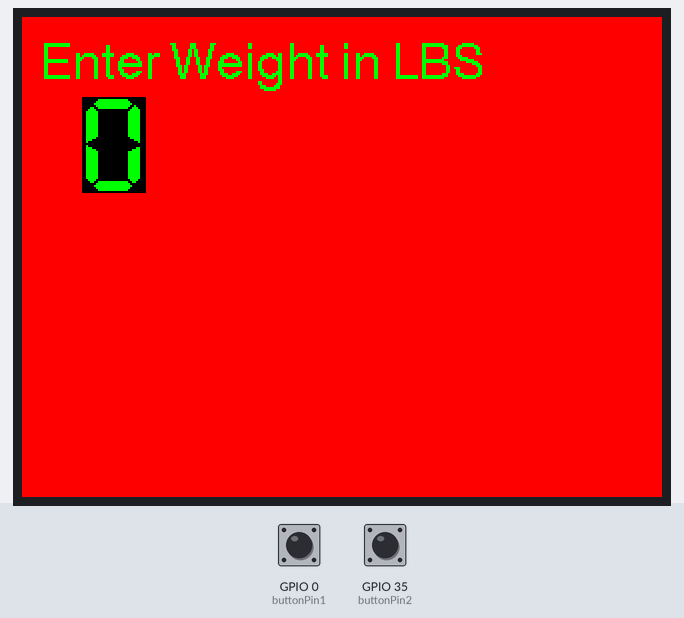
Recording of a sketch running on a simulated ESP32. Parts: 320×240 colour display. Inputs (shaded band) come from the test bench; at power-on: GPIO 0 (buttonPin1) HIGH, GPIO 35 (buttonPin2) HIGH. What the sketch prints to the serial monitor is not drawn.

Above: at 1.4 s.
1.5 s: GPIO 0 (buttonPin1) pulled LOW for 0.15 s
At 2.7 s:
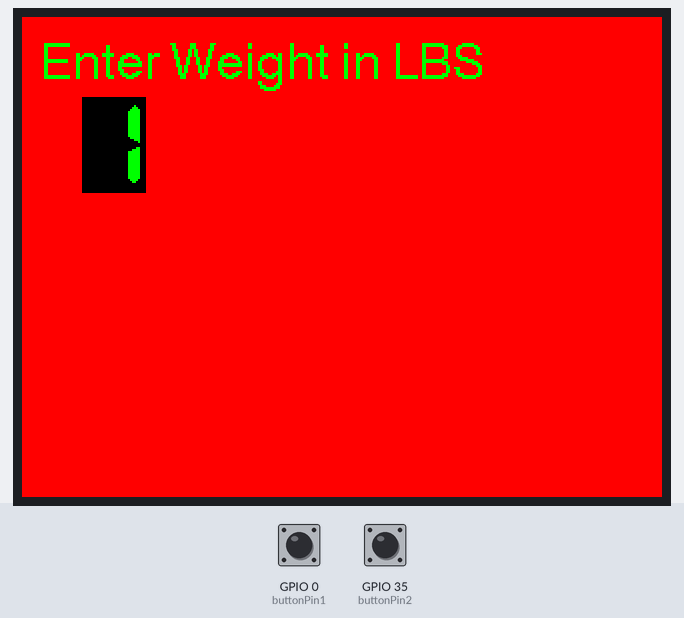
3.1 s: GPIO 35 (buttonPin2) pulled LOW for 0.15 s
At 4.1 s:
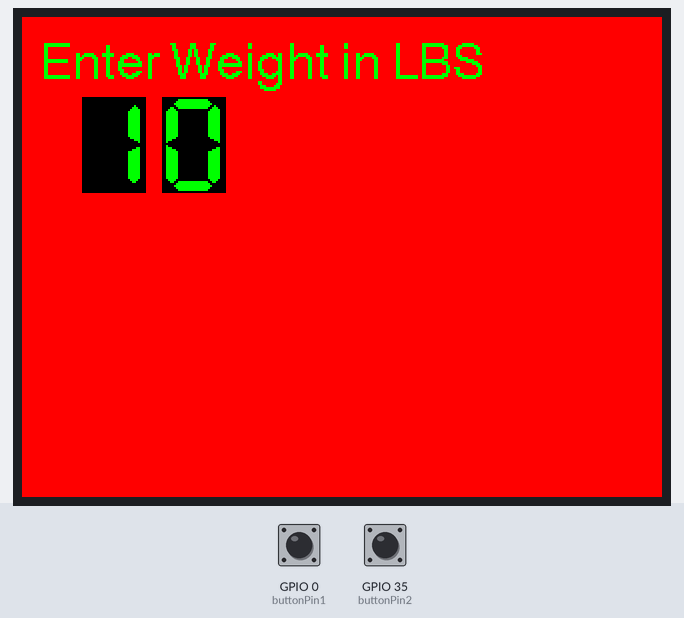
4.7 s: GPIO 35 (buttonPin2) pulled LOW for 1 s
At 5.4 s:
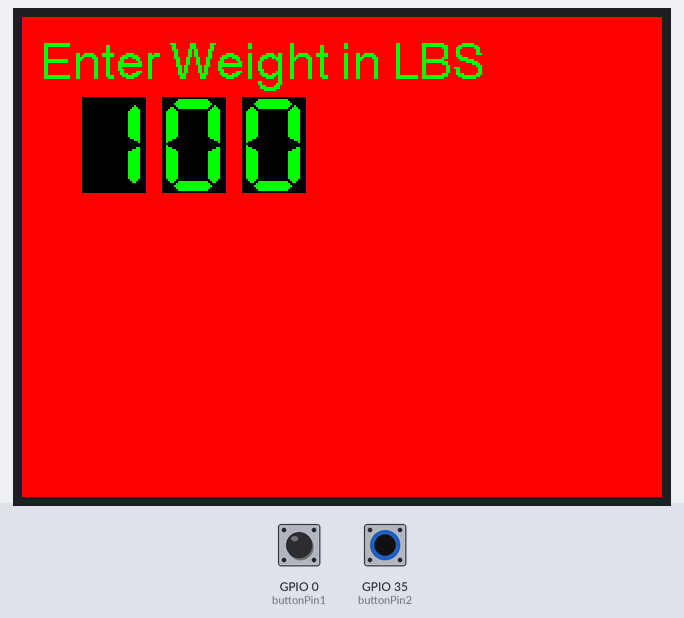
7.2 s: GPIO 0 (buttonPin1) pulled LOW for 1 s
At 8.5 s:
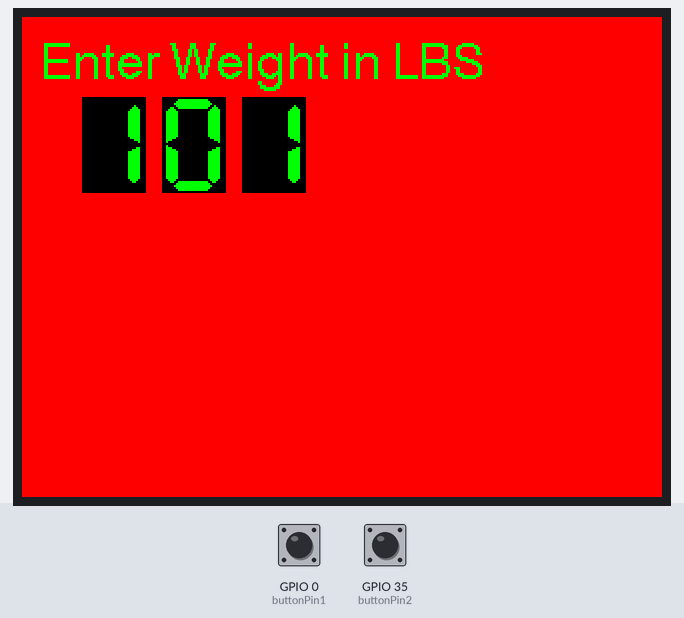
Timing chart, 0 to 10.2 s (numbered marks = the images above; inputs shaded):
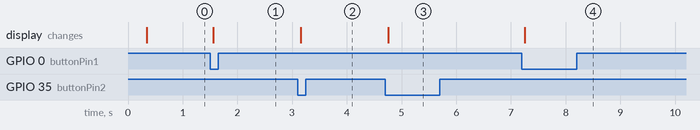

The sketch:

addwt.ino
```cpp
const int  buttonPin1 = 0;
const int  buttonPin2 = 35;
#include <TFT_eSPI.h> // Graphics and font library for ST7735 driver chip
#include <SPI.h>
int wtTotal = 0;
int buttonPushCounter1 = 0;   // counter for the number of button presses
int buttonState1 = 1;         // current state of the button
int lastButtonState1 = 0;
int buttonPushCounter2 = 0;   // counter for the number of button presses
int buttonState2 = 1;         // current state of the button
int lastButtonState2 = 0;
TFT_eSPI tft = TFT_eSPI();  // Invoke library, pins defined in User_Setup.h
void setup() {
  // put your setup code here, to run once:
  Serial.begin(115200);
  tft.init();
  tft.setRotation(1);
  tft.fillScreen(TFT_RED);
  pinMode(buttonPin1, INPUT_PULLUP);
  pinMode(buttonPin2, INPUT_PULLUP);
  //digitalWrite(buttonPin1, HIGH);
  //digitalWrite(buttonPin2, HIGH);
  tft.setTextColor(TFT_GREEN, TFT_RED);
  tft.drawCentreString("Enter Weight in LBS",120,12,4);

}

void loop() {
 // Serial.println(digitalRead(buttonPin1));

  buttonState1 = digitalRead(buttonPin1);
  if (buttonState1 != lastButtonState1) {
    // if the state has changed, increment the counter
    if (buttonState1 == LOW) {
      // if the current state is HIGH then the button went from off to on:
      buttonPushCounter1++;
      Serial.println("on");
      Serial.print("number of button pushes: ");
      Serial.println(buttonPushCounter1);
      if(buttonPushCounter1 == 10)buttonPushCounter1 = 0;
    } else {
      // if the current state is LOW then the button went from on to off:
     // Serial.println("off");
    }
    // Delay a little bit to avoid bouncing
    delay(50);
  }
  lastButtonState1 = buttonState1;
  buttonState2 = digitalRead(buttonPin2);
  if (buttonState2 != lastButtonState2) {
    // if the state has changed, increment the counter
    if (buttonState2 == LOW) {
      // if the current state is HIGH then the button went from off to on:
      buttonPushCounter2++;
      wtTotal = wtTotal + 1000/pow(10, buttonPushCounter2) * buttonPushCounter1;
      buttonPushCounter1  = 0;
      Serial.println("on");
      Serial.print("number of button pushes: ");
      Serial.println(buttonPushCounter2);
      if(buttonPushCounter2 == 3){
        Serial.print("total wt = ");
        Serial.print(wtTotal);
      }
    } else {
      // if the current state is LOW then the button went from on to off:
     // Serial.println("off");
    }
    // Delay a little bit to avoid bouncing
    delay(50);
  }
  lastButtonState2 = buttonState2;
  tft.setTextColor(TFT_GREEN, TFT_BLACK);
  if(buttonPushCounter2 < 3){
  int counter = 30 + (40 * buttonPushCounter2);
  tft.drawNumber(buttonPushCounter1,counter,40,7);
  }
  //tft.drawNumber(3,110,40,7);
  //tft.drawNumber(4,150,40,7);
  // put your main code here, to run repeatedly:
 /*
  tft.fillScreen(TFT_RED);
  tft.setTextColor(TFT_GREEN, TFT_BLACK);
  tft.drawCentreString("FEV1",32,20,4);
  tft.setTextColor(TFT_RED, TFT_RED);
  tft.drawString("888888",70,5,7);
  tft.setTextColor(TFT_WHITE, TFT_RED); // Orange
  tft.drawNumber(vo2Max,70,5,7);
  */
}
```

Measured:
- after the input at 1.5 s, the display: changes after 0.05 s (image 1)
- after the input at 3.1 s, the display: changes after 0.05 s (image 2)
- after the input at 4.7 s, the display: changes after 0.06 s (image 3)
- after the input at 7.2 s, the display: changes after 0.05 s (image 4)
